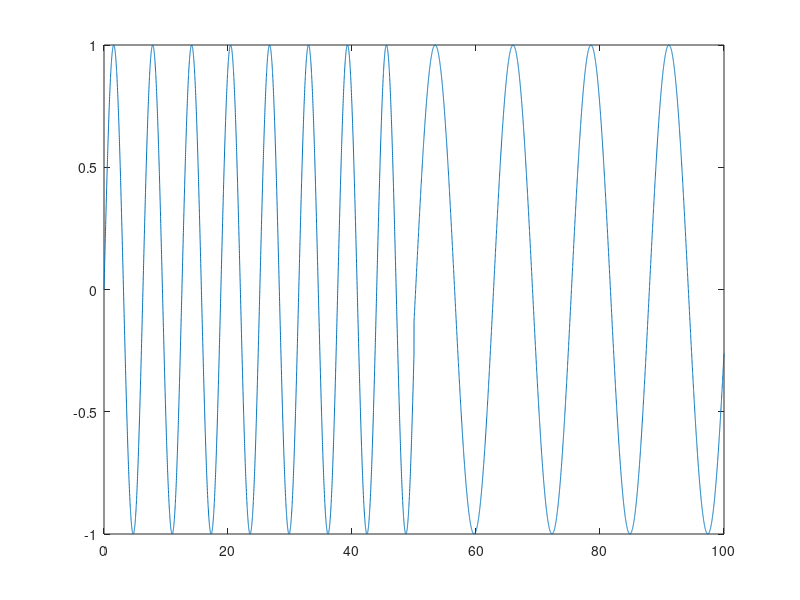

Source code (MATLAB): (Note: this script raises an error after producing the figure.)
clc, clearvars, close all % used to clear commandline, variables, and close figures

x = linspace(0, 100, 10000); % establishing x variable as 0 to 100 with 10000 data points

y1 = sin(x); % function for y1
y2 = sin(0.5 * x); % function for y2

y3 = zeros(1, length(x)); % establishing length of y3

for i = 1:1:length(x) % writing y3 to be a combination of y1 and y2 
    if x(i) < 50
        y3(i) = sin(x(i));
    else 
        y3(i) = sin(0.5 * x(i)); 
    end
end

figure(1) % space for figure 1
plot(x, y3) % plotting only y3

signalAnalyzer(y2, y3); % opens signalAnalyzer app

%% FFT
clc, close all % clears command line and closes figures

y3_spliced = y3(1:length(y3)/2); % cutting y3 in half

y_fft = fft(y3); % performing fast fourier transform on y3

y_fft_spliced = fft(y3_spliced); % performing fft on half of y3

y_fft = y_fft(1:(length(y_fft)/100)); % scaling output to correct freq (idk y we have to do this)
  
freq_domain = (0:length(y_fft) - 1) / 100; % creating x var

figure(2) % space for fig 2
plot(freq_domain, abs(y_fft)) 

hold on
plot(freq_domain(1:length(y_fft_spliced)-1), abs(y_fft_spliced))
xlabel('freq')

max(abs(y_fft)) % displaying some parameters, like max amplitude on fft plot (idk y i did this)
max(abs(y_fft_spliced))